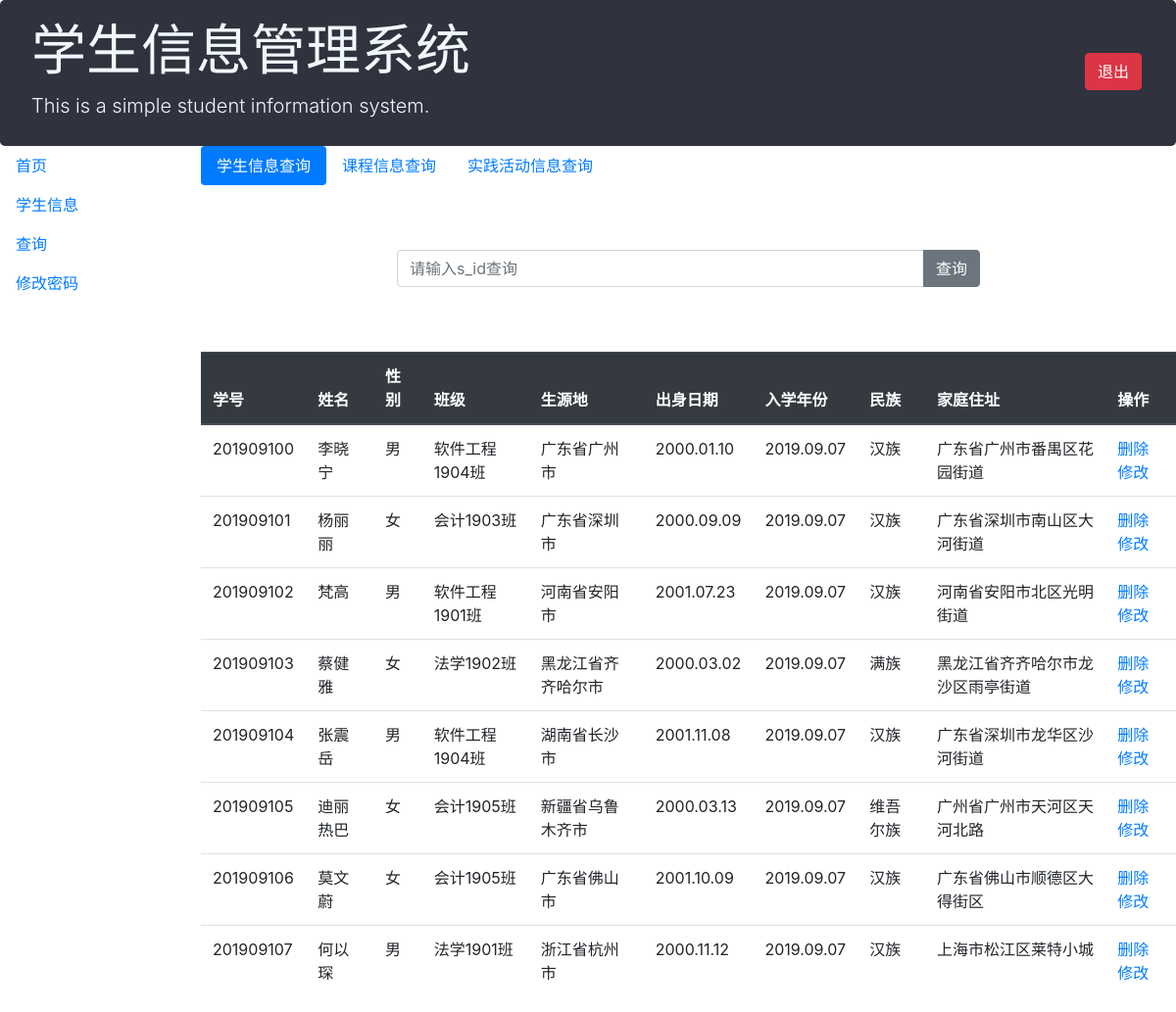
The app's page /homepage.php?type=selectPage, older data.
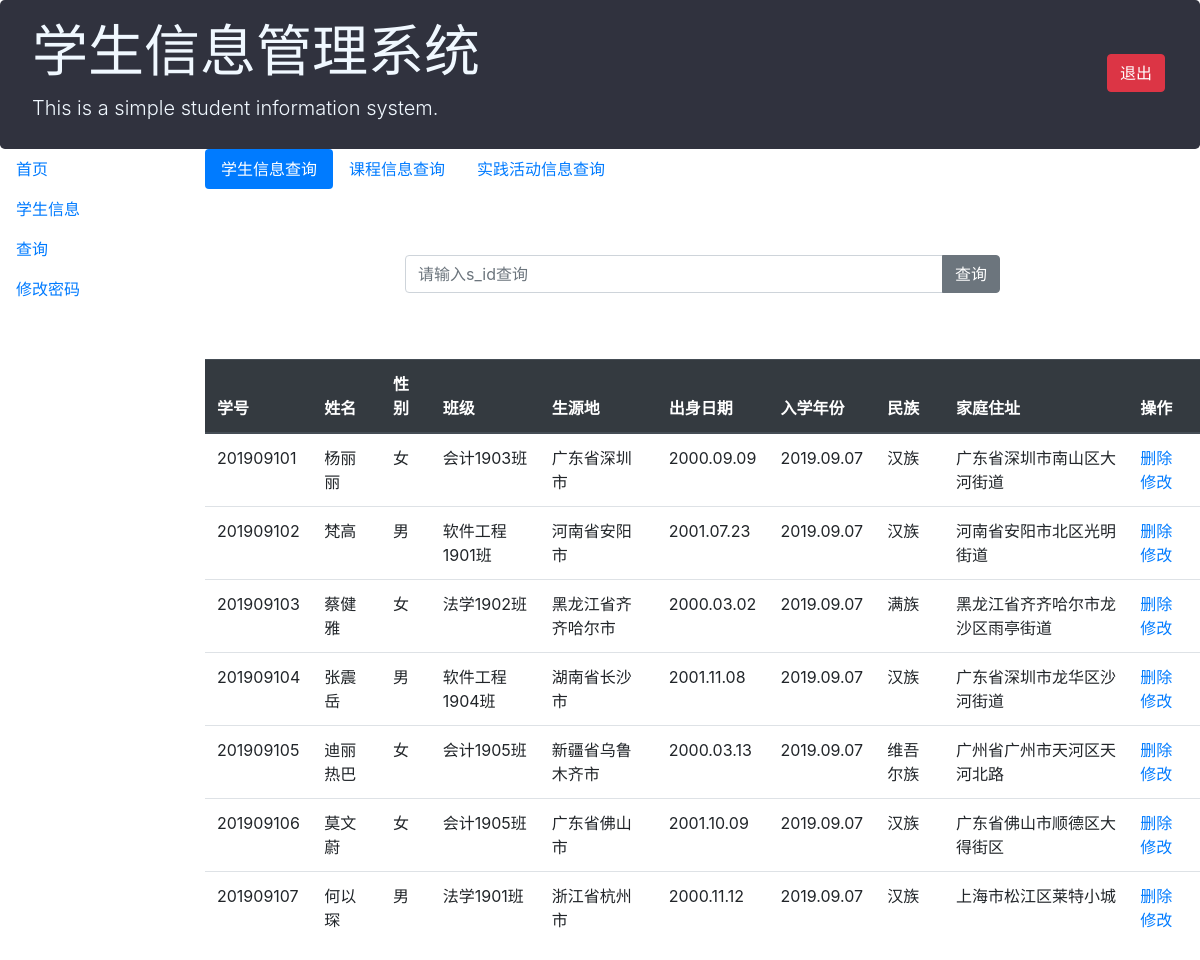
The same page, newer data.
### tables this page shows
create table student
(
    s_id varchar(20),
	name varchar(20) not null,
	gender varchar(5),
	class_name varchar(20),
	date_birth varchar(20),
	data_enrollment varchar(20),
	native_place varchar(20),
	nationality varchar(20),
	home_address varchar(20),
	users_name varchar(20),
	primary key(s_id)
);

### DetailPage/selectPage.php (the view, shortened to what this page needs)
<ul class="nav nav-pills mb-3" id="pills-tab" role="tablist">
    <li class="nav-item" role="presentation">
        <a class="nav-link active" id="pills-searchhome-tab" data-toggle="pill" href="#pills-searchhome" role="tab" aria-controls="pills-home" aria-selected="true">学生信息查询</a>
    </li>
    <li class="nav-item" role="presentation">
        <a class="nav-link" id="pills-searchprofile-tab" data-toggle="pill" href="#pills-searchprofile" role="tab" aria-controls="pills-searchprofile" aria-selected="false">课程信息查询</a>
    </li>
    <li class="nav-item" role="presentation">
        <a class="nav-link" id="pills-searchcontact-tab" data-toggle="pill" href="#pills-searchcontact" role="tab" aria-controls="pills-searchcontact" aria-selected="false">实践活动信息查询</a>
    </li>
</ul>
<div class="tab-content" id="pills-tabContent">
    <div class="tab-pane fade show active" id="pills-searchhome" role="tabpanel" aria-labelledby="pills-searchhome-tab">
        <form method="post" action="./search/search_student.php">
            <div class="input-group mb-3 search_ox">
                <input type="text" class="form-control" placeholder="请输入s_id查询" aria-label="Recipient's username" aria-describedby="button-addon2" name="search">
                <div class="input-group-append">
                    <button class="btn btn-secondary" type="submit" id="button-addon2">查询</button>
                </div>
            </div>
        </form>
        <table class="table">
            <thead class="thead-dark">
                <tr>
                    <th scope="col">学号</th>
                    <th scope="col">姓名</th>
                    <th scope="col">性别</th>
                    <th scope="col">班级</th>
                    <th scope="col">生源地</th>
                    <th scope="col">出身日期</th>
                    <th scope="col">入学年份</th>
                    <th scope="col">民族</th>
                    <th scope="col">家庭住址</th>
                    <th scope="col">操作</th>
                </tr>
            </thead>
            <tbody>
                <?php
                $sql = "SELECT * FROM student";
                foreach ($conn->query($sql) as $row) {
                    echo "<tr>";
                    echo "<td>{$row['s_id']}</td>";
                    echo "<td>{$row['name']}</td>";
                    echo "<td>{$row['gender']}</td>";
                    echo "<td>{$row['class_name']}</td>";
                    echo "<td>{$row['native_place']}</td>";
                    echo "<td>{$row['date_birth']}</td>";
                    echo "<td>{$row['data_enrollment']}</td>";
                    echo "<td>{$row['nationality']}</td>";
                    echo "<td>{$row['home_address']}</td>";
                    echo "<td>
                      <a href='javascript:del_sure({$row['s_id']})'>删除</a>
                      <a href='student_change.php?s_id=({$row['s_id']})'>修改</a>
                        </td>";
                    echo "</tr>";
                }
                ?>
            </tbody>
        </table>
    </div>
</div>

### homepage.php (shortened to what this page needs)
<?php require_once("conn.php"); ?>
<!doctype html>
<html lang="zh-CN">
<head>
  <link rel="stylesheet" href="https://cdn.jsdelivr.net/npm/bootstrap@4.6.0/dist/css/bootstrap.min.css">
  <link rel="stylesheet" href="./css/home.css">
</head>
<body>
  <div class="jumbotron" id="header">
    <h1 class="display-4" style="color: aliceblue;">学生信息管理系统</h1>
    <p class="lead" style="color: aliceblue;">This is a simple student information system.</p>
    <a class="btn btn-danger LoginOut" href="home.php" role="button">退出</a>
  </div>
  <div class="row">
    <div class="col-2">
      <div>
        <a class="nav-link" href="?type=introducePage">首页</a>
        <a class="nav-link" href="?type=informationPage">学生信息</a>
        <a class="nav-link" href="?type=selectPage">查询</a>
        <a class="nav-link" href="?type=settingPage">修改密码</a>
      </div>
    </div>
    <div class="col-10">
      <div class="tab-content">
        <?php
        if ($_GET['type'] == 'selectPage') {
          require_once "./DetailPage/selectPage.php";
        }
        ?>
      </div>
    </div>
  </div>
</body>
</html>

### css/home.css (style rules this page uses)
* { padding: 0; margin: 0; }
#header { margin-bottom: 0%; padding-bottom: 10px; padding-top: 18px; background-color: rgb(48, 50, 62); }
.search_ox { padding-left: 200px; padding-right: 200px; padding-top: 50px; padding-bottom: 50px; }

### homepage.php (style rules this page uses)
.LoginOut { position: absolute; top: 54px; right: 35px; }

Row changes from the older to the newer data that the page shows:
removed student: s_id "201909100", name "李晓宁", gender "男", class_name "软件工程1904班", native_place "广东省广州市", date_birth "2000.01.10", data_enrollment "2019.09.07", nationality "汉族", home_address "广东省广州市番禺区花园街道"
